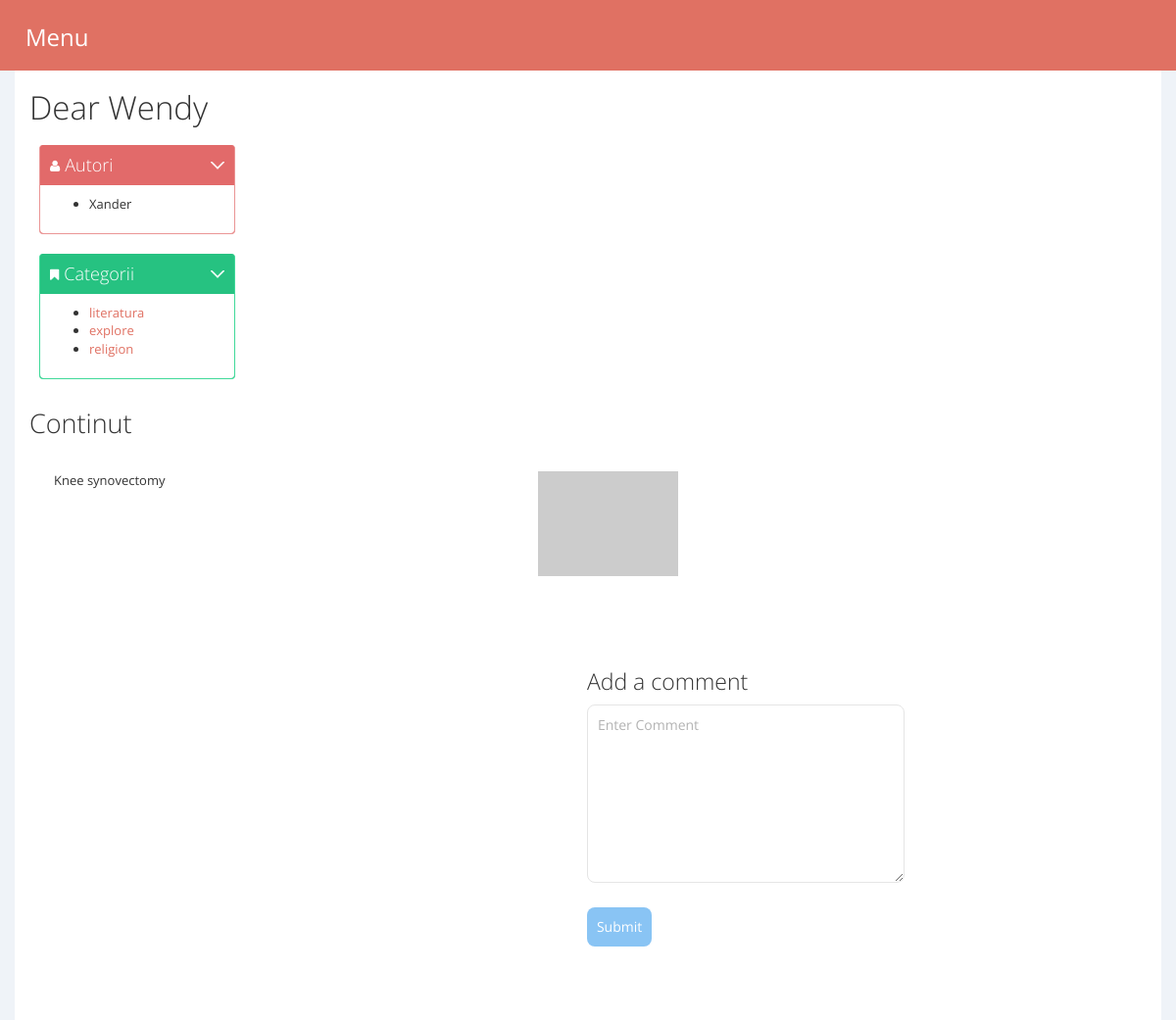
Screenshot of /index.php?action=ArticleController_displayArticle&id=200 with the database file from the repository.
### tables this page shows
CREATE TABLE `articole` (
  `id` int(11) NOT NULL,
  `titlu` varchar(30) NOT NULL,
  `continut` text NOT NULL,
  `imagine` text NOT NULL,
  `visible` tinyint(1) NOT NULL DEFAULT '0'
);

CREATE TABLE `user` (
  `id` int(11) NOT NULL,
  `nume` varchar(60) NOT NULL,
  `email` varchar(100) NOT NULL,
  `password` varchar(128) NOT NULL,
  `role` varchar(5) NOT NULL
);

CREATE TABLE `categorii` (
  `id` int(11) NOT NULL,
  `nume` varchar(60) NOT NULL,
  `descriere` text NOT NULL
);

### components/Views/View.php (called while the page is built)
<?php
class View
{
    private $components;
    public function __construct()
    {
        $this->components = array();
    }
    public function assign($key, $val)
    {
        $this->components[$key] = $val;
    }
    public function __get($key)
    {
        return $this->components[$key];
    }
    public function show($template)
    {
        include "templates/" . $template;
    }
}

### components/Controller/ArticleController.php (called while the page is built, shortened)
<?php
class ArticleController extends BaseController
{
    private $articleService;
    public function __construct()
    {
        $this->articleService = new ArticleService();
        return parent::__construct();
    }
    function displayArticle($data)
    {
        $id = $data['id'];
        $article = $this->articleService->selectOne("id=" . $id);
        $sql = " SELECT user.* FROM user
                    INNER JOIN articol2autori ON user.id = articol2autori.idAutor where  articol2autori.idArticol=" . $id;
        $result = $this->articleService->customSelect($sql);
        $this->view->assign("title", $article["titlu"]);
        $this->view->assign("autori", $result);
        $this->view->assign("content", $article["continut"]);
        $this->view->assign("img", $article["imagine"]);
        $sql = " SELECT categorii.* FROM categorii
                    INNER JOIN articol2categorii ON categorii.id = articol2categorii.idCategorie where  articol2categorii.idArticol=" . $id;
        $result = $this->articleService->customSelect($sql);
        $this->view->assign("categorii", $result);
        $this->view->show("article.php");
    }
}

### index.php (called while the page is built, shortened)
<?php
$app = new Application();
$app->run();
?>

### utils/db.php (called while the page is built, shortened)
<?php
class Database
{
    private $conn;
    private $servername;
    private $username;
    private $password;
    private $dbname;
    public function __construct($servername, $username, $password, $dbname)
    {
        $this->servername = $servername;
        $this->username = $username;
        $this->password = $password;
        $this->dbname = $dbname;
    }
    private function connectToDb()
    {
        $this->conn = new mysqli($this->servername, $this->username, $this->password, $this->dbname);
    }
    public function getAll($sqlQuery)
    {
        $result = mysqli_query($this->conn, $sqlQuery);
        $queryResult = array();
        if ($result->num_rows > 0) {
            while ($row = $result->fetch_assoc()) {
                $queryResult[] = $row;
            }
        }
        return $queryResult;
    }
    public function getRow($sqlQuery)
    {
        $res = mysqli_fetch_assoc($this->executeQuery($sqlQuery));
        return $res;
    }
    public function executeQuery($sqlQuery)
    {
        $res = mysqli_query($this->conn, $sqlQuery);
        return $res;
    }
}

### components/Repository/BaseRepository.php (called while the page is built, shortened)
<?php
class BaseRepository
{
    private $db;
    protected $table;
    public function __construct(Database $db)
    {
        $this->db = $db;
    }
    public function selectOne($condition)
    {
        $sqlQuery = "SELECT * from " . $this->table . " WHERE " . $condition;
        return $this->db->getRow($sqlQuery);
    }
    public function customSelect($sqlQuery)
    {
        return $this->db->getAll($sqlQuery);
    }
}

### components/Service/BaseService.php (called while the page is built, shortened)
<?php
require_once "utils/db.php";
require_once "components/Repository/BaseRepository.php";
abstract class BaseService
{
    public $repo;
    public function __construct($repo)
    {
        $this->repo = $repo;
    }
    public function selectOne($condition)
    {
        return $this->repo->selectOne($condition);
    }
    public function customSelect($sqlQuery)
    {
        return $this->repo->customSelect($sqlQuery);
    }
}

### templates/article.php (the view, shortened to what this page needs)
<!DOCTYPE html>
<html lang="en">
<head>
    <link rel="stylesheet" type="text/css" href="css/datepicker3.css"/>
    <link rel="stylesheet" type="text/css" href="css/select2.css"/>
    <link rel="stylesheet" type="text/css" href="css/todo.css"/>
    <link href="css/style.css" type="text/css" rel="stylesheet">
</head>
<body>
<?php
include_once "header.php";
?>
<div class="article-container">
    <h1>
        <?php
        echo $this->title;
        ?>
    </h1>
    <div class="portlet box red-sunglo">
        <div class="portlet-title">
            <div class="caption">
                <i class="fa fa-user"></i>Autori
            </div>
            <div class="tools">
                <a href="javascript:;" class="collapse" data-original-title="" title="">
                </a>
            </div>
        </div>
        <div class="portlet-body">
            <ul>
                <?php
                foreach ($this->autori as $row) {
                    echo '<li>' . $row["nume"] . '</li>';
                }
                ?>
            </ul>
        </div>
    </div>
    <br>
    <div class="portlet box green-jungle">
        <div class="portlet-title">
            <div class="caption">
                <i class="fa fa-bookmark"></i>Categorii
            </div>
            <div class="tools">
                <a href="javascript:;" class="collapse" data-original-title="" title="">
                </a>
            </div>
        </div>
        <div class="portlet-body">
            <ul>
                <?php
                foreach ($this->categorii as $row) {
                    echo '<li><a href="index.php?action=HomeController_display&id=' . $row["id"] . '" >' . $row["nume"] . '</a></li>';
                }
                ?>
            </ul>
        </div>
    </div>
    <h2>Continut</h2>
    <div class="small-container">
        <div class="left-container">
            <p><?php
                echo $this->content;
                ?></p>
        </div>
        <div class="right-container">
            <div class="row">
                <div class="col-sm-4"> <?php
                    echo ' <img id="article-image" src="images/' . $this->img . '" alt="img"> ';
                    ?></div>
                <div class="col-sm-4"></div>
                <div class="col-sm-4"></div>
            </div>
        </div>
    </div>
    <div class="small-container">
        <div class="new-comment">
            <h3>Add a comment</h3>
            <form method="POST" id="comment_form">
                <div class="form-group">
            <textarea name="comment_content" id="comment_content" class="form-control" placeholder="Enter Comment"
                      rows="8" cols="40"></textarea>
                </div>
                <div class="form-group">
                    <input type="submit" name="submit" id="submit" class="btn btn-info" value="Submit"/>
                </div>
            </form>
        </div>
    </div>
</div>
</body>
</html>

### css/style.css (style rules this page uses)
body { background-color: #eff3f8; overflow-x: hidden; }
.box { border: 2px solid black; min-width: 200px; display: inline-block; padding: 15px; margin: 10px; }
.left-container { display: inline-block; width: 45%; margin: auto; vertical-align: top; }
.right-container { display: inline-block; max-width: 45%; margin: auto; vertical-align: top; }
.small-container { padding: 25px; margin: auto; }
.small-container::after { content: ""; clear: both; }
#comment_name, #comment_content, #submit { border-radius: 8px; padding: 10px; margin: 10px auto; }
.new-comment { display: inline-block; max-width: 45%; vertical-align: top; margin: 25px 50px; }
a { color: #e07163; }
.article-container { direction: ltr; }
#article-image { max-width: 500px; max-height: 300px; object-fit: cover; }

### css/default.css (style rules this page uses)
body { background-color: #3D4A53; }

### rows the page displays
articole: titlu "Dear Wendy", continut "Knee synovectomy"
user: nume "Xander"
categorii: nume "literatura"
categorii: nume "explore"
categorii: nume "religion"
